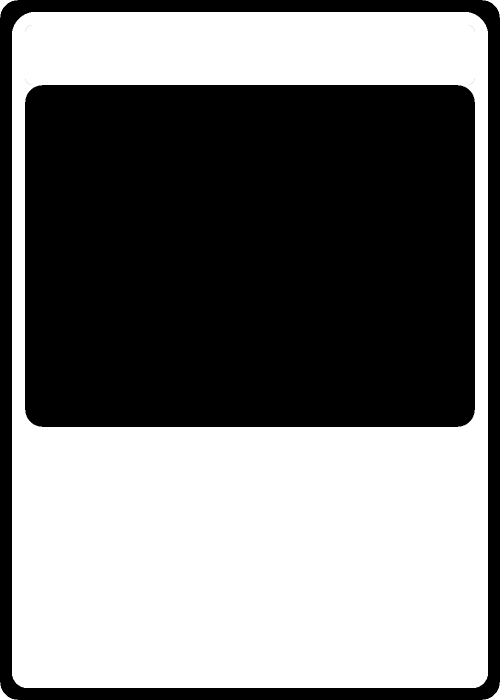
#> input picture Templates/WhiteTemplate.png, 1000 x 1400 px (shown at 1/2 size)
$ python -i RogueProject.py   (imports and definitions only)
#> lines starting #> are read from the running program, lines starting #| are printed output that depends on the picture
# Unnamed Rogue-like Card Game Project
# By Mateusz Kolinski MateuszPKolinski@gmail.com
# The code below generates an image of a playing card according to provided data in database
# Image is generated from a few border templates and the character image associated with the database data
# Each card can be painted in one, two or three colors depending on the data in database
# It is simply easier to use this code to swiftly generate hundreds of cards instead of doing it with a manually one by one

import cv2 as cv
import numpy as np
import sqlite3
import os
import scipy
import math
import traceback
from PIL import Image, ImageDraw, ImageFont

# Scales all objects in the card image
SCALING_FACTOR = 2

# Constant card and object dimension settings
CARD_WIDTH = 500 * SCALING_FACTOR
CARD_HEIGHT = 700 * SCALING_FACTOR

# Ability text
ABILITY_TEXT_WIDTH_START = int(9/100 * CARD_WIDTH)
ABILITY_TEXT_WIDTH_END = int(91/100 * CARD_WIDTH)
ABILITY_TEXT_HEIGHT_START = int(86 / 140 * CARD_HEIGHT)
ABILITY_TEXT_SIZE = 15 * SCALING_FACTOR
ABILITY_TEXT_COLOR = (1, 1, 1, 255)

# Power number position
POWER_NUMBER_WIDTH_START = int(500 / 1000 * CARD_WIDTH)
POWER_NUMBER_HEIGHT_START = int(1242 / 1400 * CARD_HEIGHT)
POWER_NUMBER_SIZE = 75 * SCALING_FACTOR
POWER_NUMBER_COLOR = (9, 9, 235, 255)

# Mana number position
# Position x (width) isn't absolute. It needs to be adjusted by taking into account the width of an image
MANA_NUMBER_WIDTH_START = int(925/1000 * CARD_WIDTH)
MANA_NUMBER_HEIGHT_START = int(1242 / 1400 * CARD_HEIGHT)
MANA_NUMBER_SIZE = 75 * SCALING_FACTOR
MANA_NUMBER_COLOR = (255, 150, 0, 255)

# Cost number position
# Position x (width) isn't absolute. It needs to be adjusted by taking into account the width of an image
COST_NUMBER_WIDTH_START = int(75 / 1000 * CARD_WIDTH)
COST_NUMBER_HEIGHT_START = int(1242 / 1400 * CARD_HEIGHT)
COST_NUMBER_SIZE = 75 * SCALING_FACTOR
COST_NUMBER_COLOR = (28, 157, 255, 255)

# Card name position
NAME_TEXT_WIDTH_START = int(63/1000 * CARD_WIDTH)
NAME_TEXT_WIDTH_END = int(87/100 * CARD_WIDTH)
NAME_TEXT_HEIGHT_START = int(96/1400 * CARD_HEIGHT)
NAME_TEXT_SIZE = 30 * SCALING_FACTOR
NAME_COLOR = (1, 1, 1, 255)

# Main character image
CREATURE_IMAGE_WIDTH = 448 * SCALING_FACTOR
CREATURE_IMAGE_HEIGHT = 343 * SCALING_FACTOR
CREATURE_IMAGE_HEIGHT_START = 71 * SCALING_FACTOR
CREATURE_IMAGE_WIDTH_START = 27 * SCALING_FACTOR
CREATURE_IMAGE_ROUNDING_RADIUS = 30

# Allegience text
ALLEGIENCE_TEXT_HEIGHT = int(55/1400 * CARD_HEIGHT)
ALLEGIENCE_TEXT_SIZE = 9.5 * SCALING_FACTOR
ALLEGIENCE_TEXT_COLOR = (1, 1, 1, 255)

# Allegience logos
LOGO_WIDTH = int(27.5 * SCALING_FACTOR)
LOGO_HEIGHT = int(27.5 * SCALING_FACTOR)
LOGO_BORDER_WIDTH = int(3 * SCALING_FACTOR)
LOGO_WIDTH_START = int(946/1000 * CARD_WIDTH)
LOGO_HEIGHT_START = int(81/1400 * CARD_HEIGHT) - LOGO_BORDER_WIDTH

# Space between next line of text
LINE_SPACE_HEIGHT = 1

# Heights of vertixes making a color triangle
TRICOLOR_TRIANGLE_VERTICE_HEIGHT1 = 450 * SCALING_FACTOR
TRICOLOR_TRIANGLE_VERTICE_HEIGHT2 = 325 * SCALING_FACTOR

# Fonts used
NUMBER_FONT = "Ancient Medium.ttf"
TEXT_FONT = "ButlerModified.otf"

# Constant card colors assigned to database input
COLOUR_DICT = {"Vampire": (42, 42, 42),
                "Dragon": (21, 21, 200),
                "Human": (166, 158, 204),
                "Horror": (175, 38, 83),
                "Demon": (31, 0, 119),
                "Undead": (43, 8, 84),
                "Construct": (113, 113, 113),
                "Angel": (204, 204, 204),
                "Warrior": (41, 57, 67),
                "Mage": (204, 204, 0),
                "Beast": (0, 82, 0),
                "Knight": (138, 41, 41),
                "Hunter": (61, 173, 61),
                "Noble": (21, 175, 204)
                }


# Main card class
class Card:
    # [466 lines left out: functions __init__, get_allegiences, add_two_images, create_text_image_PIL, getTextWidth, wrap_text and 5 more, not called in this run]


# Draws a 2 pixel outline around an image
def image_outline(input):
    # Pad the image so that dilatation fits in it
    image = cv.copyMakeBorder(input.copy(), 2, 2, 2, 2, cv.BORDER_CONSTANT, value=(0, 0, 0, 0))

    # Turn all non-transparent pixels fully opaque
    mask = image[:, :, 3] > 0
    image[mask, :3] = 255

    # Convert to grayscale
    gray_image = cv.cvtColor(image, cv.COLOR_BGRA2GRAY)

    # Turn all non-black pixels white
    gray_image[gray_image > 0] = 255

    # Dilate white area
    dilated = cv.dilate(gray_image, np.ones((5, 5), np.uint8), iterations=1)

    # Switch colors, black to white and white to black
    dilated_corrected = 255 - dilated

    # Convert to rgba
    color_image = cv.cvtColor(dilated_corrected, cv.COLOR_GRAY2BGRA)

    # Turn all black pixels transparent
    mask = np.all(color_image[:, :, :3] == [255, 255, 255], axis=-1)
    color_image[mask, 3] = 0

    # Overlay input image on top of dilated image
    output = add_two_images(color_image, input, (2, 2))

    return output


# [85 lines left out: functions replace_color, read_database, main, not called in this run]


# [2 lines not run here, left out]

>>> import cv2
>>> picture = cv2.imread('Templates/WhiteTemplate.png', cv2.IMREAD_GRAYSCALE)
#> picture: shape (1400, 1000); min 0, max 255, mean 122.5
>>> result = image_outline(picture)
#> in image_outline, `image = cv.copyMakeBorder(input.copy(), 2, 2, 2, 2, cv.BORDER_CONSTANT..`:
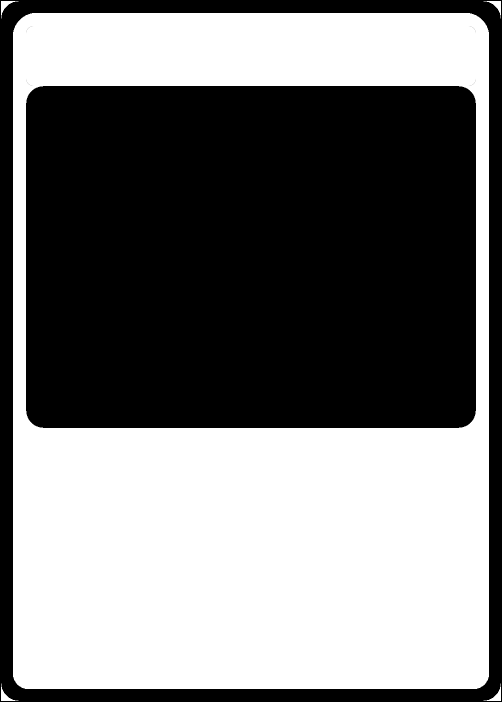
#> image: shape (1404, 1004) (shown at 1/2 size); min 0, max 255, mean 121.7
#> (the run stopped early here; a loop or call above may not have finished)
